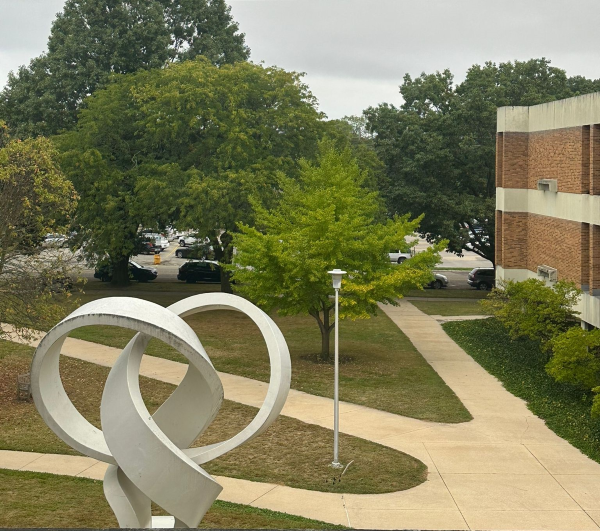
#> input picture Text and Media Analytics/images/science.png, 600 x 531 px
$ jupyter execute edge-detection-and-segmentation.ipynb   (older library calls are emulated)
#> lines starting #> are read from the running program, lines starting #| are printed output that depends on the picture
### Text and Media Analytics/cvutils.py
import cv2
import matplotlib.pyplot as plt
import numpy as np

def showImage(*imgs, axis = 'on'):
    num_images = len(imgs)
    fig, axes = plt.subplots(1, num_images, figsize=(15, 5))
    if num_images == 1:
        axes = [axes]
    for i, img in enumerate(imgs):
        rgbImage = cv2.cvtColor(img, cv2.COLOR_BGR2RGB)
        axes[i].imshow(rgbImage)
        axes[i].axis(axis)
    plt.show()

# [38 lines left out: functions printRGB, printGRAY, plotHistGrayImage, plotHistColorImage, not called in this run]

### Text and Media Analytics/edge-detection-and-segmentation.ipynb
# Edge Detection and Segmentation Methods

Segmentation and edge detection are essential tasks in computer vision, particularly for object identification in images. One of the most commonly used techniques involves edge detectors, which help outline the shapes of objects. Among the most well-known algorithms for this purpose are Canny, Sobel, and their variations. These methods rely on identifying gradients, or abrupt changes in pixel intensity across regions of the image.

OpenCV provides efficient implementations of three gradient filters (high-pass filters): Sobel, Scharr, and Laplacian. Their corresponding functions are: cv2.Sobel(), cv2.Scharr(), and cv2.Laplacian().

[cell 1]
import cv2
import matplotlib.pyplot as plt
import numpy as np
from cvutils import showImage

## Sobel

Sobel is a directional filter, which means we need to combine both the horizontal and vertical filters to achieve a complete transformation. Due to Sobel's processing, the image must be converted to a 64-bit floating-point format (which supports both positive and negative values) before being converted back to uint8.

[cell 2]
imgRGB = cv2.imread('images/science.png')
#> imgRGB is the input picture: shape (531, 600, 3); mean B, G, R 92.8, 126.2, 128
img = cv2.cvtColor(imgRGB, cv2.COLOR_BGR2GRAY)

[cell 3]
sobelX = cv2.Sobel(img, cv2.CV_64F, 1,0)
sobelY = cv2.Sobel(img, cv2.CV_64F, 0,1)

[cell 4]
sobelX = np.uint8(np.absolute(sobelX))
sobelY = np.uint8(np.absolute(sobelY))
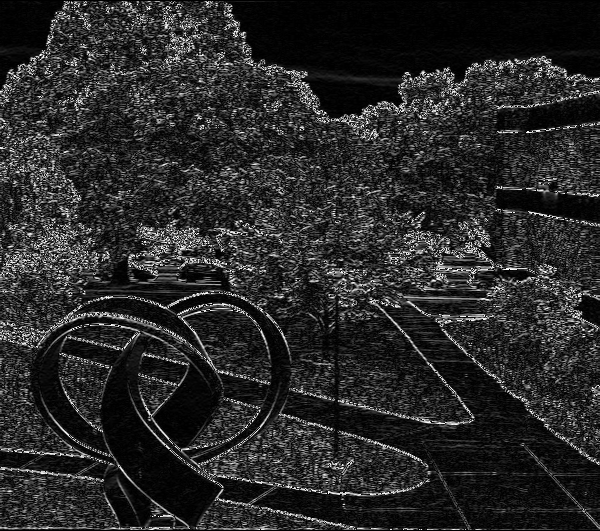
#> sobelY: shape (531, 600); min 0, max 255, mean 41.5

[cell 5]
sobel = cv2.bitwise_or(sobelX,sobelY)
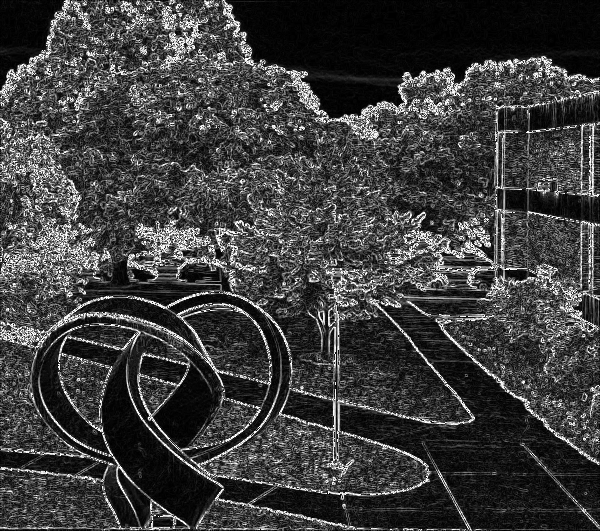
#> sobel: shape (531, 600); min 0, max 255, mean 62.3

[cell 6]
showImage(img,sobelX,sobelY,sobel)

[cell 7]
gaussian_blur = cv2.GaussianBlur(img, (15,15), 0)
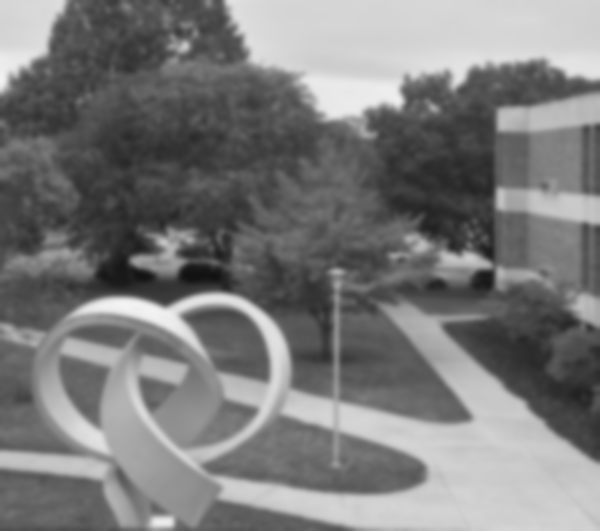
#> gaussian_blur: shape (531, 600); min 17, max 244, mean 122.9

sobelBlurX = cv2.Sobel(gaussian_blur, cv2.CV_64F, 1,0)
sobelBlurY = cv2.Sobel(gaussian_blur, cv2.CV_64F, 0,1)
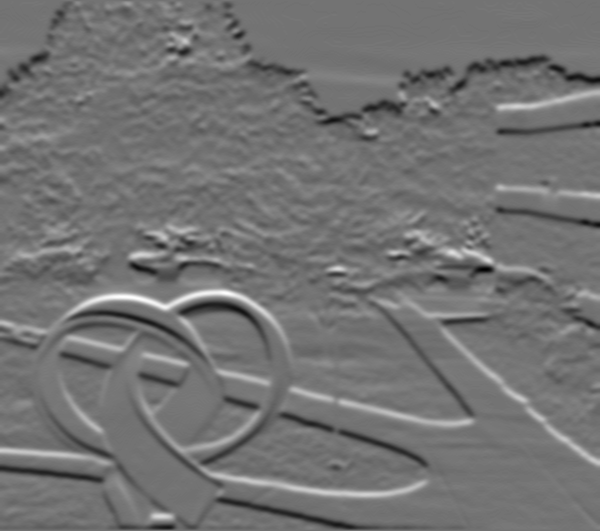
#> sobelBlurY: shape (531, 600) float64; min -188, max 226, mean -0.7; drawn with min black and max white

sobelBlurX = np.uint8(np.absolute(sobelBlurX))
sobelBlurY = np.uint8(np.absolute(sobelBlurY))

sobelBlur = cv2.bitwise_or(sobelBlurX,sobelBlurY)
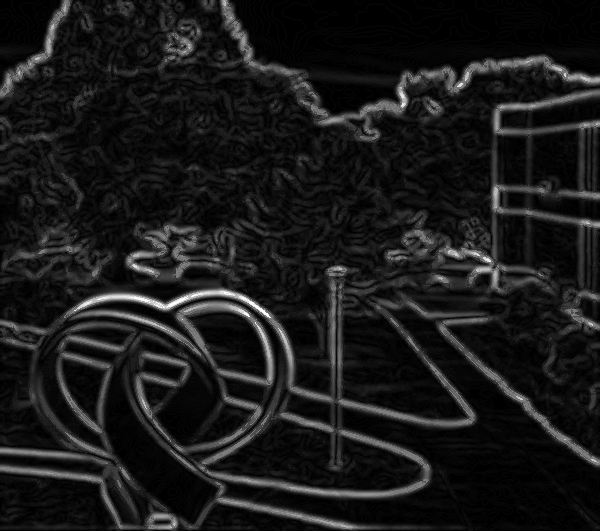
#> sobelBlur: shape (531, 600); min 0, max 255, mean 25.5

showImage(gaussian_blur,sobelBlurX,sobelBlurY,sobelBlur)
#> call 2 of showImage, with axis = 'on'
#> in showImage (call 2), `plt.show()`:
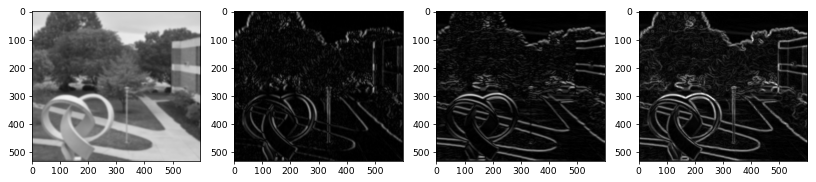
#> figure drawn by matplotlib, 4 panels

[cell 8]
sobelX_kernel = np.array([[-1, 0, 1],
                          [-2, 0, 2],
                          [-1, 0, 1]])

sobelY_kernel = np.array([[-1, -2, -1],
                          [ 0,  0,  0],
                          [ 1,  2,  1]])

## Laplacian filter

The Laplacian filter does not require separate horizontal and vertical processing like Sobel. A single step is enough to generate the resulting image. However, it also requires working with a 64-bit floating-point pixel representation before converting it back to an 8-bit unsigned integer.

[cell 9]
lap = cv2.Laplacian(img,cv2.CV_64F)
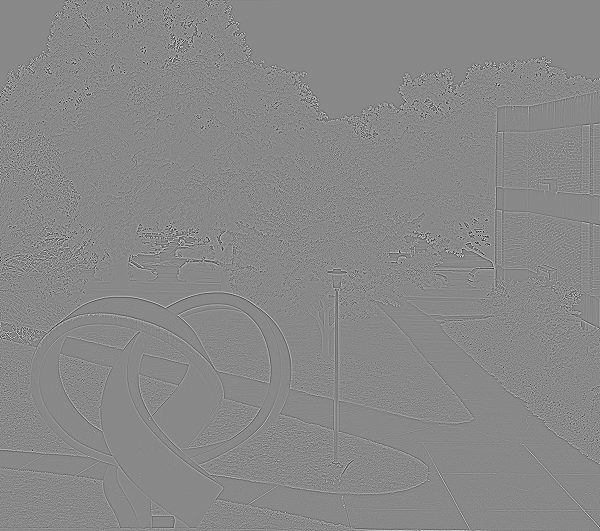
#> lap: shape (531, 600) float64; min -517, max 447, mean 0; drawn with min black and max white
lap = np.uint8(np.absolute(lap))
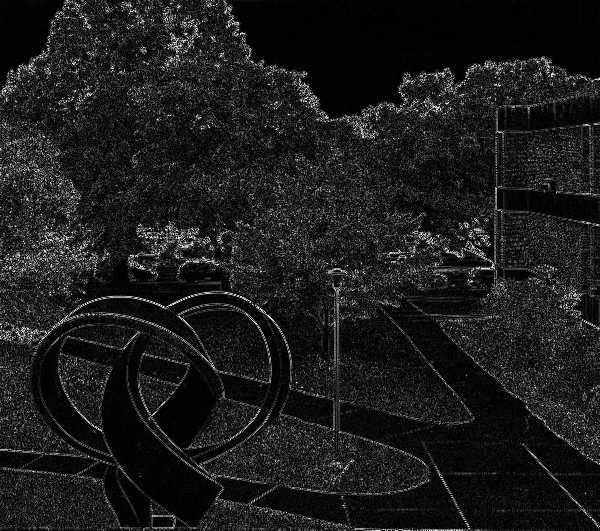
#> lap: shape (531, 600); min 0, max 255, mean 27.5

[cell 10]
showImage(img,lap)

## Canny edge detector

The Canny edge detector utilizes several techniques, including Sobel, and performs multiple steps to achieve the final result. The basic steps of the Canny process are:

- Apply a Gaussian filter to smooth the image and reduce noise.
- Find the intensity gradients of the image.
- Apply Sobel in both directions to identify potential edges.
- Use a "hysteresis" process to confirm if a pixel belongs to a strong edge, suppressing all weak edges not connected to strong ones.

[cell 11]
gaussian_blurC = cv2.GaussianBlur(img, (5,5), 0)

canny1 = cv2.Canny(img, 50,100)
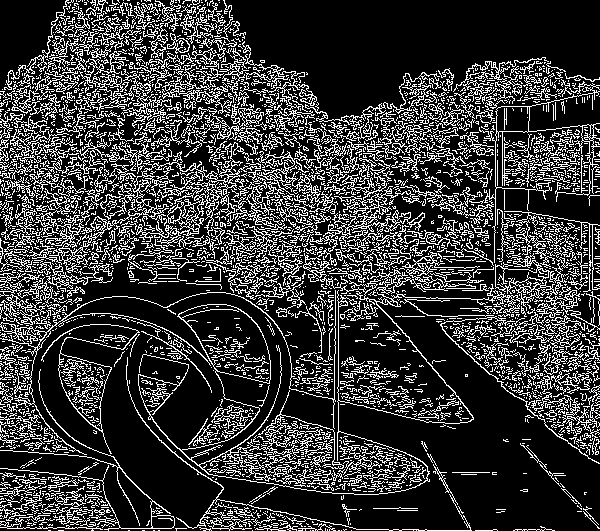
#> canny1: shape (531, 600); 22.3% white in thin lines or dots
canny2 = cv2.Canny(img, 100,200)
#> canny2: shape (531, 600); 11.3% white in thin lines or dots
canny3 = cv2.Canny(gaussian_blurC, 100,200)
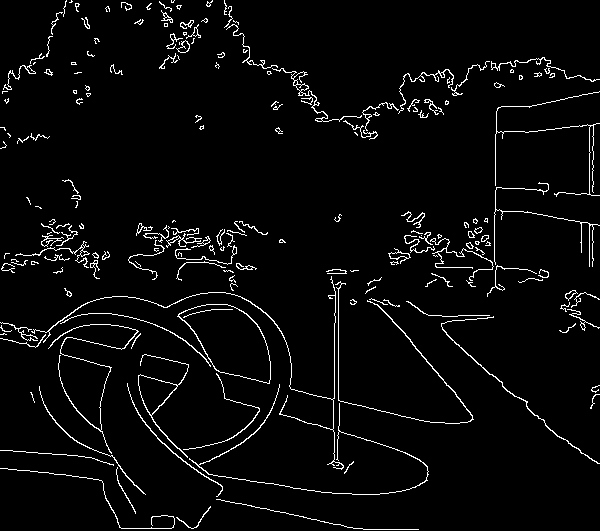
#> canny3: shape (531, 600); 3.8% white in thin lines or dots

[cell 12]
showImage(canny1,canny2,canny3)

[cell 13]
invertImg = cv2.bitwise_not(canny2)
#> invertImg: shape (531, 600); 88.7% white; black in thin lines or dots
showImage(invertImg)

$ run again, with Text and Media Analytics/images/Emotions.png copied over Text and Media Analytics/images/science.png
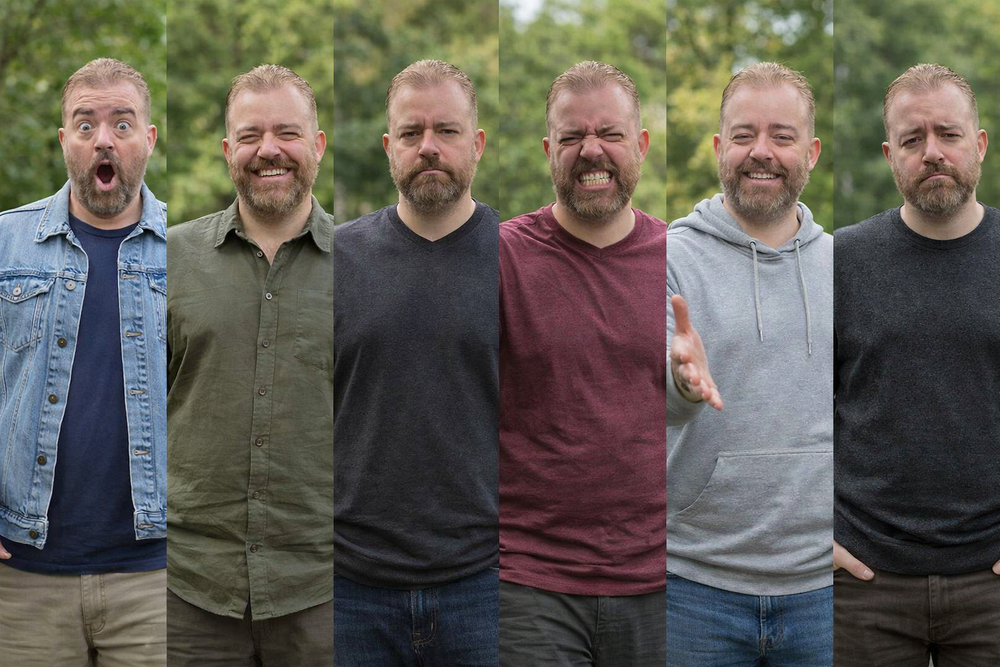
#> input picture Text and Media Analytics/images/Emotions.png, 1000 x 667 px, shrunk from 1536 x 1024 before the run
#> imgRGB is the input picture: shape (667, 1000, 3); mean B, G, R 82.8, 91.1, 94.4
#> `canny1 = cv2.Canny(img, 50,100)`:
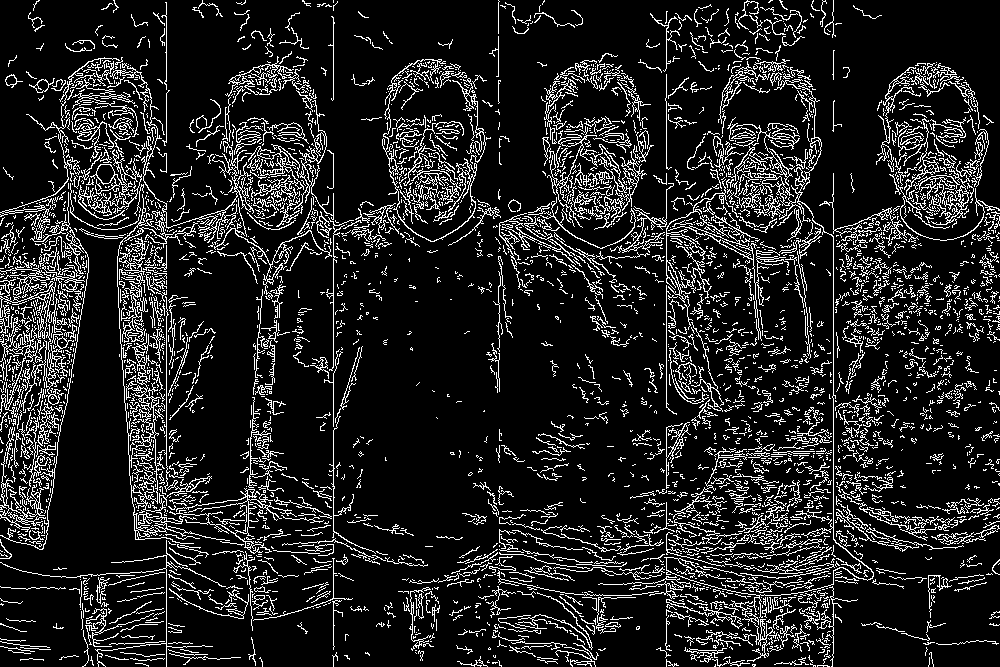
#> canny1: shape (667, 1000); 13.3% white in thin lines or dots
#> canny2: shape (667, 1000); 4.9% white in thin lines or dots
#> `canny3 = cv2.Canny(gaussian_blurC, 100,200)`:
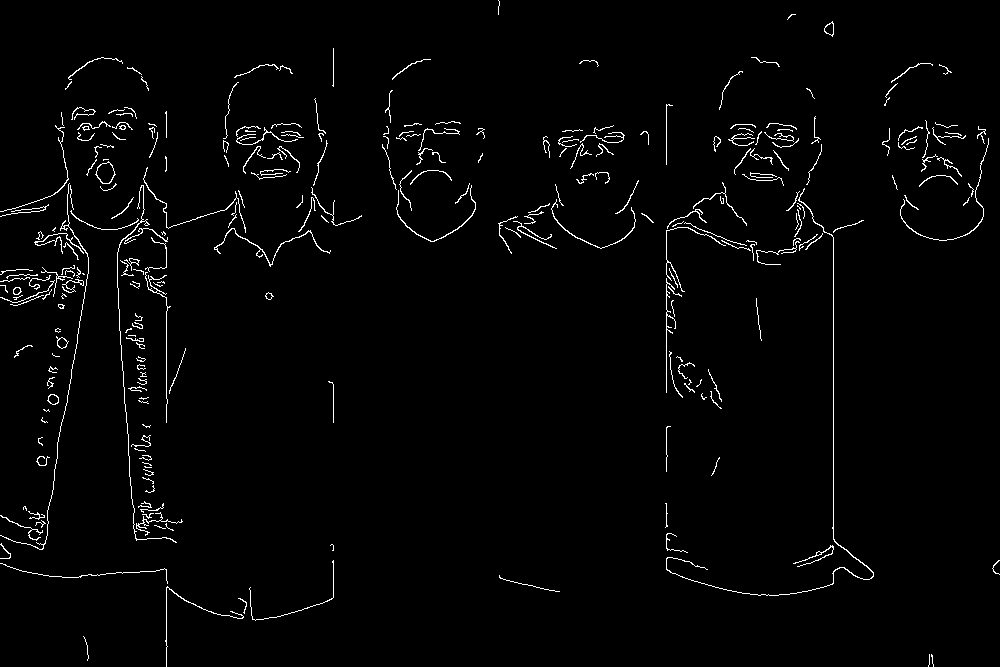
#> canny3: shape (667, 1000); 2% white in thin lines or dots
#> invertImg: shape (667, 1000); 95.1% white; black in thin lines or dots

$ run again, with Text and Media Analytics/images/kayak.png copied over Text and Media Analytics/images/science.png
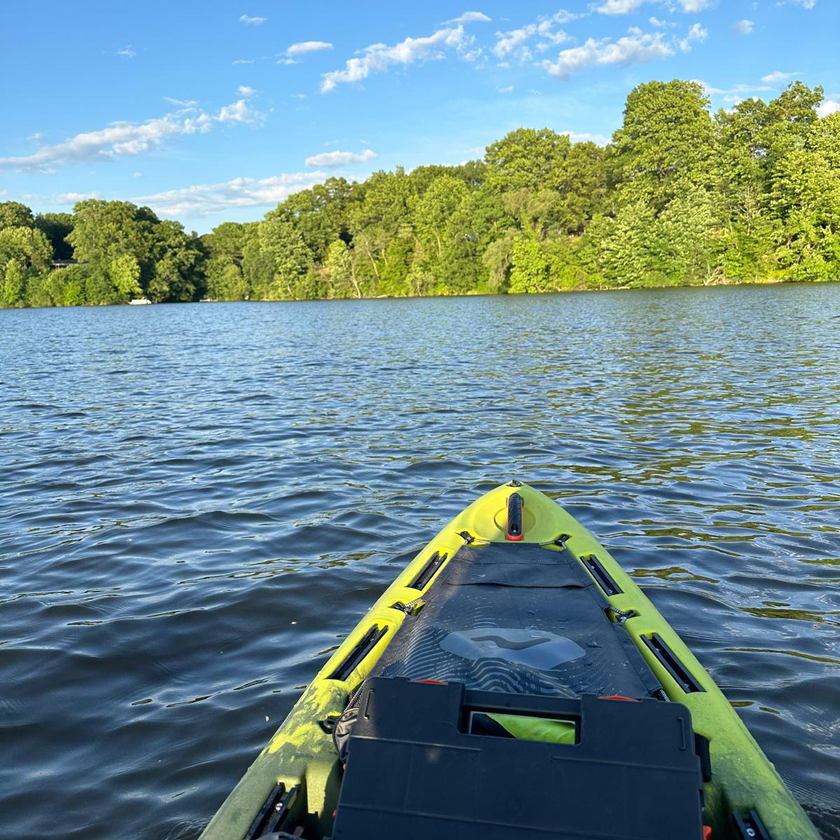
#> input picture Text and Media Analytics/images/kayak.png, 840 x 840 px, shrunk from 1200 x 1200 before the run
#> imgRGB is the input picture: shape (840, 840, 3); mean B, G, R 142.3, 140.5, 110.4
#> canny1: shape (840, 840); 22.3% white in thin lines or dots
#> canny2: shape (840, 840); 17.7% white in thin lines or dots
#> `canny3 = cv2.Canny(gaussian_blurC, 100,200)`:
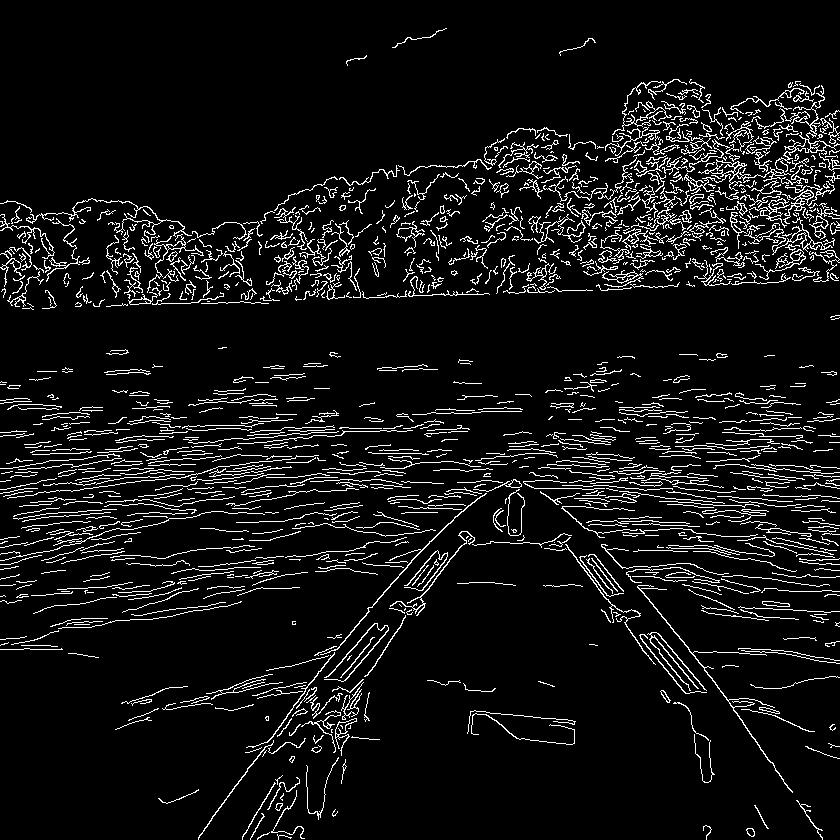
#> canny3: shape (840, 840); 7.5% white in thin lines or dots
#> invertImg: shape (840, 840); 82.3% white; black in thin lines or dots
